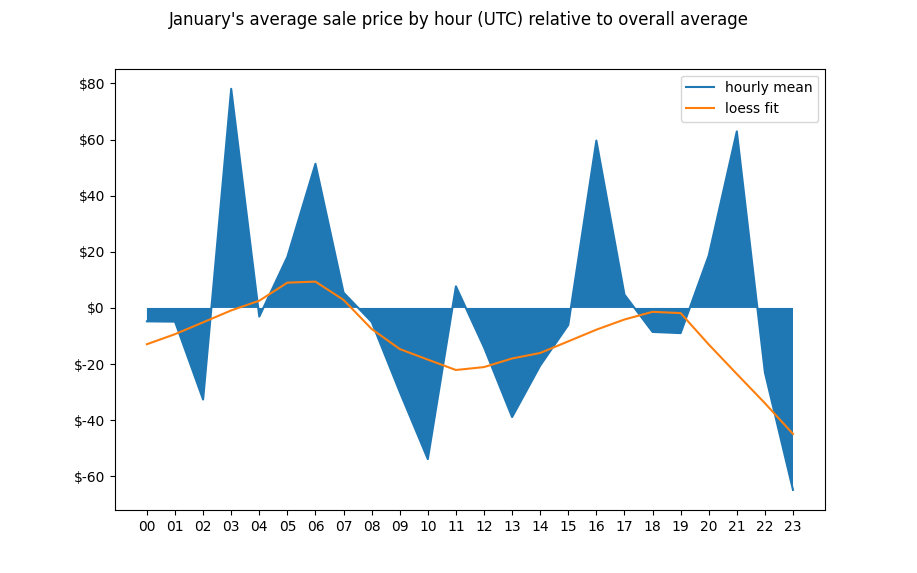

Python code for this plot:
import os
from pathlib import Path
import gzip
import dateutil.parser
import csv
import numpy as np
import itertools
import matplotlib.pyplot as plt
import statsmodels.api as sm
import matplotlib.ticker as mtick

# Provide the path to your directory containing the Collectipro csv.gz file(s)
data_directory = "{}/collectipro-bulk-data/".format(Path.home())

# Keep a running dictionary of editionId -> purchase prices
edition_to_hour_to_purchase_prices = {}

def process_file(gzip_file):
  print("Loading file {}".format(gzip_file))

  total_lines = 0
  with gzip.open(data_directory + gzip_file, 'rt') as f:
    for i, l in enumerate(f):
      pass
    total_lines = i
    print("File {} contains {} events".format(gzip_file, total_lines))
  
  with gzip.open(data_directory + gzip_file, 'rt') as f:
    reader = csv.DictReader(f)
    for i, row in enumerate(reader):
      if i % 10_000 == 0:
        print("{}/{} | {}% parsing {}".format(str(i).rjust(8), total_lines, str(round(i / total_lines * 100, 2)).rjust(6), gzip_file))
      if row['eventType'] == 'purchased':
        hour = dateutil.parser.parse(row['transactionDt']).strftime('%H')
        this_edition_hour_to_purchase_prices = edition_to_hour_to_purchase_prices.setdefault(row['editionId'], {})
        this_edition_hour_to_purchase_prices.setdefault(hour, []).append(float(row['price']))

    print("Finished parsing {}\n".format(gzip_file))

for gzip_file in filter(lambda x: '2021-01' in x, sorted(os.listdir(data_directory))):
  if gzip_file.endswith('.csv.gz'):
    process_file(gzip_file)

hour_to_avg_diffs = {}
for edition_id, hour_to_purchase_prices in edition_to_hour_to_purchase_prices.items():
  for hour, purchase_prices in sorted(hour_to_purchase_prices.items()):
    mean = np.mean(list(itertools.chain(*hour_to_purchase_prices.values())))
    hour_to_avg_diffs.setdefault(hour, []).append(np.mean(purchase_prices) - mean)

x = []
y = []
mean = np.mean(list(itertools.chain(*hour_to_avg_diffs.values())))
for hour, avg_diffs in sorted(hour_to_avg_diffs.items()):
  x.append(hour)
  y.append(np.mean(avg_diffs) - mean)

lowess = sm.nonparametric.lowess(y, x, frac=.4)
lowess_x = list(zip(*lowess))[0]
lowess_y = list(zip(*lowess))[1]

plt.gcf().suptitle("January's average sale price by hour (UTC) relative to overall average")
plt.plot(x, y, label='hourly mean')
plt.plot(lowess_x, lowess_y, label='loess fit')
plt.gca().fill_between(x, 0, y)
plt.gca().yaxis.set_major_formatter(mtick.StrMethodFormatter('${x:,.0f}')) 
plt.gca().legend()
plt.show()
